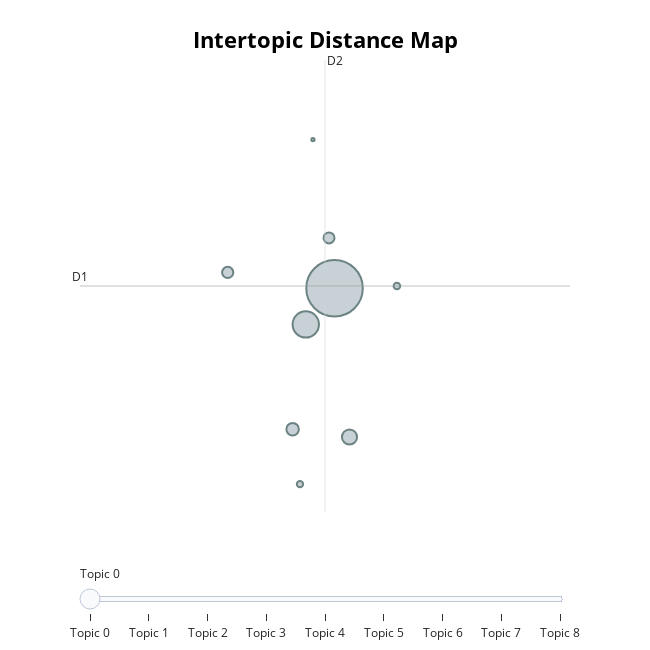

The notebook cell this image was saved under:
### Code cell
# Intertopic distance map
topic_model.visualize_topics()

### Figure 1 — Plotly figure (JSON) as saved in the notebook; plotly's stock layout.template omitted (floating-point values rounded to 4 significant figures)
{"data": [{"customdata": [[0, "singapore | service | sq | airlines | good", 4385], [1, "refund | ticket | customer | luggage | phone", 950], [2, "meal | served | water | gluten | meals", 315], [3, "bassinet | check | seat | boarding | wife", 215], [4, "seat | bed | mode | position | seats", 174], [5, "premium | economy | worth | extra | seats", 165], [6, "ife | controller | tv | touchscreen | function", 60], [7, "toilet | toilets | seatbelt | paper | sign", 54], [8, "cold | temperature | freezing | stuffy | clothing", 15]], "hovertemplate": "<b>Topic %{customdata[0]}</b><br>%{customdata[1]}<br>Size: %{customdata[2]}", "legendgroup": "", "marker": {"color": "#B0BEC5", "line": {"color": "DarkSlateGrey", "width": 2}, "size": [4385, 950, 315, 215, 174, 165, 60, 54, 15], "sizemode": "area", "sizeref": 2.741, "symbol": "circle"}, "mode": "markers", "name": "", "orientation": "v", "showlegend": false, "type": "scatter", "x": [10.51, 10.23, 10.65, 10.1, 9.479, 10.45, 11.11, 10.17, 10.3], "xaxis": "x", "y": [3.638, 3.293, 2.22, 2.294, 3.789, 4.118, 3.66, 1.771, 5.055], "yaxis": "y"}], "layout": {"annotations": [{"showarrow": false, "text": "D1", "x": 8.057, "y": 3.659, "yshift": 10}, {"showarrow": false, "text": "D2", "x": 10.42, "xshift": 10, "y": 5.813}], "dragmode": "zoom", "height": 650, "hoverlabel": {"bgcolor": "white", "font": {"family": "Rockwell", "size": 16}}, "legend": {"itemsizing": "constant", "tracegroupgap": 0}, "margin": {"t": 60}, "shapes": [{"line": {"color": "#CFD8DC", "width": 2}, "type": "line", "x0": 10.42, "x1": 10.42, "y0": 1.505, "y1": 5.813}, {"line": {"color": "#9E9E9E", "width": 2}, "type": "line", "x0": 8.057, "x1": 12.77, "y0": 3.659, "y1": 3.659}], "sliders": [{"active": 0, "pad": {"t": 50}, "steps": [{"args": [{"marker.color": [["red", "#B0BEC5", "#B0BEC5", "#B0BEC5", "#B0BEC5", "#B0BEC5", "#B0BEC5", "#B0BEC5", "#B0BEC5"]]}], "label": "Topic 0", "method": "update"}, {"args": [{"marker.color": [["#B0BEC5", "red", "#B0BEC5", "#B0BEC5", "#B0BEC5", "#B0BEC5", "#B0BEC5", "#B0BEC5", "#B0BEC5"]]}], "label": "Topic 1", "method": "update"}, {"args": [{"marker.color": [["#B0BEC5", "#B0BEC5", "red", "#B0BEC5", "#B0BEC5", "#B0BEC5", "#B0BEC5", "#B0BEC5", "#B0BEC5"]]}], "label": "Topic 2", "method": "update"}, {"args": [{"marker.color": [["#B0BEC5", "#B0BEC5", "#B0BEC5", "red", "#B0BEC5", "#B0BEC5", "#B0BEC5", "#B0BEC5", "#B0BEC5"]]}], "label": "Topic 3", "method": "update"}, {"args": [{"marker.color": [["#B0BEC5", "#B0BEC5", "#B0BEC5", "#B0BEC5", "red", "#B0BEC5", "#B0BEC5", "#B0BEC5", "#B0BEC5"]]}], "label": "Topic 4", "method": "update"}, {"args": [{"marker.color": [["#B0BEC5", "#B0BEC5", "#B0BEC5", "#B0BEC5", "#B0BEC5", "red", "#B0BEC5", "#B0BEC5", "#B0BEC5"]]}], "label": "Topic 5", "method": "update"}, {"args": [{"marker.color": [["#B0BEC5", "#B0BEC5", "#B0BEC5", "#B0BEC5", "#B0BEC5", "#B0BEC5", "red", "#B0BEC5", "#B0BEC5"]]}], "label": "Topic 6", "method": "update"}, {"args": [{"marker.color": [["#B0BEC5", "#B0BEC5", "#B0BEC5", "#B0BEC5", "#B0BEC5", "#B0BEC5", "#B0BEC5", "red", "#B0BEC5"]]}], "label": "Topic 7", "method": "update"}, {"args": [{"marker.color": [["#B0BEC5", "#B0BEC5", "#B0BEC5", "#B0BEC5", "#B0BEC5", "#B0BEC5", "#B0BEC5", "#B0BEC5", "red"]]}], "label": "Topic 8", "method": "update"}]}], "title": {"font": {"color": "Black", "size": 22}, "text": "<b>Intertopic Distance Map</b>", "x": 0.5, "xanchor": "center", "y": 0.95, "yanchor": "top"}, "width": 650, "xaxis": {"anchor": "y", "domain": [0, 1], "range": [8.057, 12.77], "title": {"text": ""}, "type": "linear", "visible": false}, "yaxis": {"anchor": "x", "domain": [0, 1], "range": [1.505, 5.813], "title": {"text": ""}, "type": "linear", "visible": false}}}
